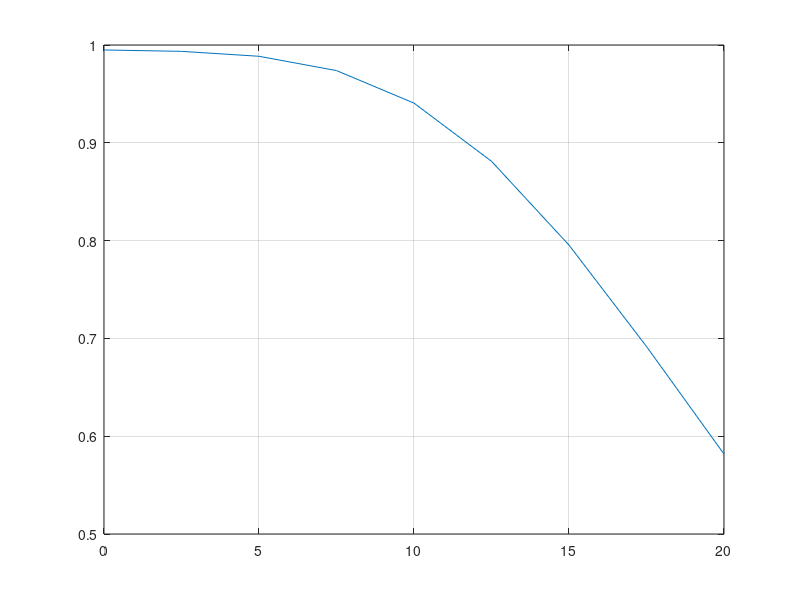

The MATLAB script that drew this image:
clc
clear all
vecSNIR = 0:2.5:20;
nSNIR = length(vecSNIR);
% K = [1.38000000000000;2;2.11000000000000;2.89000000000000;3.05000000000000;3.72666666666667;3.98666666666667;4.02333333333333;4.24333333333333];
% K = [2.80066666666667;3.01400000000000;3.47466666666667;3.97266666666667;4.01833333333333;4.20166666666667;4.55966666666667;4.84000000000000;4.95633333333333];
% K = [3.03000000000000;3.47000000000000;3.94333333333333;4.05000000000000;4.28333333333333;4.58666666666667;4.83666666666667;4.93000000000000;4.98666666666667];
% K = [2;2.13333333333333;2.84333333333333;3.09000000000000;3.59333333333333;3.98000000000000;4.08000000000000;4.38000000000000;4.65666666666667];
K = [4.14333333333333;5.54666666666667;7.57333333333333;8.43000000000000;10.9933333333333;12.4333333333333;15.0500000000000;18.6200000000000;19.7200000000000];
nRelayStation = 2;
P = 10.^(vecSNIR'/10);
% P = P./20;
x = P./K;
da = 0.0001;
a = da:da:4;
Fa = 1/(2*pi)*sqrt((4-a)./a);
L = nRelayStation+1;
x = P./20;
for iSNIR=1:nSNIR
%     AMSE(iSNIR) = sum((1-(1+a.^(-1).*x(iSNIR)^(-1)).^(-L)).*Fa)*da*K(iSNIR);
        AMSE(iSNIR) = sum( (1-(1+1./(a.*x(iSNIR))).^(-L)).*Fa )*da;
    1;
end
plot(vecSNIR,AMSE)
grid on

return
da = 0.0001;
a = da:da:4;
Fa = 1/(2*pi)*sqrt((4-a)./a);
x = 0:0.1:50;
L = 2;
for i=1:length(x)
    AMSE(i) = sum( (1-(1+1./(a.*x(i))).^(-L)).*Fa )*da;
end
plot(x,AMSE);grid on;xlabel('x');ylabel('Normaliz AMSE')